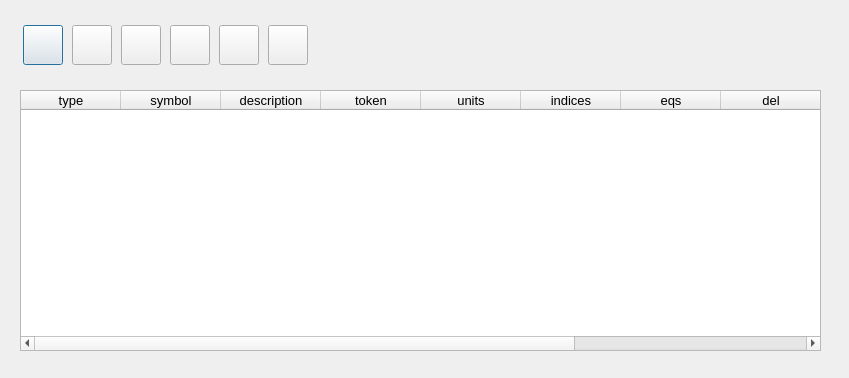
<?xml version="1.0" encoding="UTF-8"?>
<ui version="4.0">
 <class>Dialog</class>
 <widget class="QDialog" name="Dialog">
  <property name="geometry">
   <rect>
    <x>0</x>
    <y>0</y>
    <width>849</width>
    <height>378</height>
   </rect>
  </property>
  <property name="contextMenuPolicy">
   <enum>Qt::PreventContextMenu</enum>
  </property>
  <property name="windowTitle">
   <string>variable table</string>
  </property>
  <property name="toolTip">
   <string>see info button</string>
  </property>
  <widget class="QTableWidget" name="tableVariable">
   <property name="geometry">
    <rect>
     <x>20</x>
     <y>90</y>
     <width>801</width>
     <height>261</height>
    </rect>
   </property>
   <property name="sizePolicy">
    <sizepolicy hsizetype="Fixed" vsizetype="Fixed">
     <horstretch>100</horstretch>
     <verstretch>100</verstretch>
    </sizepolicy>
   </property>
   <property name="minimumSize">
    <size>
     <width>100</width>
     <height>100</height>
    </size>
   </property>
   <property name="font">
    <font>
     <pointsize>10</pointsize>
    </font>
   </property>
   <property name="toolTip">
    <string>variable list</string>
   </property>
   <property name="editTriggers">
    <set>QAbstractItemView::NoEditTriggers</set>
   </property>
   <property name="tabKeyNavigation">
    <bool>false</bool>
   </property>
   <property name="showDropIndicator" stdset="0">
    <bool>false</bool>
   </property>
   <property name="dragDropOverwriteMode">
    <bool>false</bool>
   </property>
   <property name="sortingEnabled">
    <bool>false</bool>
   </property>
   <column>
    <property name="text">
     <string>type</string>
    </property>
    <property name="whatsThis">
     <string>click to shift variable type</string>
    </property>
   </column>
   <column>
    <property name="text">
     <string>symbol</string>
    </property>
    <property name="whatsThis">
     <string>click for rename</string>
    </property>
   </column>
   <column>
    <property name="text">
     <string>description</string>
    </property>
   </column>
   <column>
    <property name="text">
     <string>token</string>
    </property>
   </column>
   <column>
    <property name="text">
     <string>units</string>
    </property>
   </column>
   <column>
    <property name="text">
     <string>indices</string>
    </property>
   </column>
   <column>
    <property name="text">
     <string>eqs</string>
    </property>
   </column>
   <column>
    <property name="text">
     <string>del</string>
    </property>
   </column>
   <column>
    <property name="text">
     <string>network</string>
    </property>
   </column>
   <column>
    <property name="text">
     <string>ID</string>
    </property>
   </column>
  </widget>
  <widget class="QWidget" name="layoutWidget">
   <property name="geometry">
    <rect>
     <x>20</x>
     <y>0</y>
     <width>291</width>
     <height>91</height>
    </rect>
   </property>
   <layout class="QHBoxLayout" name="horizontalLayout">
    <item>
     <widget class="QPushButton" name="pushFinished">
      <property name="sizePolicy">
       <sizepolicy hsizetype="Expanding" vsizetype="Expanding">
        <horstretch>0</horstretch>
        <verstretch>0</verstretch>
       </sizepolicy>
      </property>
      <property name="minimumSize">
       <size>
        <width>40</width>
        <height>40</height>
       </size>
      </property>
      <property name="maximumSize">
       <size>
        <width>40</width>
        <height>40</height>
       </size>
      </property>
      <property name="text">
       <string/>
      </property>
     </widget>
    </item>
    <item>
     <widget class="QPushButton" name="pushInfo">
      <property name="sizePolicy">
       <sizepolicy hsizetype="Expanding" vsizetype="Expanding">
        <horstretch>40</horstretch>
        <verstretch>40</verstretch>
       </sizepolicy>
      </property>
      <property name="minimumSize">
       <size>
        <width>40</width>
        <height>40</height>
       </size>
      </property>
      <property name="maximumSize">
       <size>
        <width>40</width>
        <height>40</height>
       </size>
      </property>
      <property name="text">
       <string/>
      </property>
     </widget>
    </item>
    <item>
     <widget class="QPushButton" name="pushNew">
      <property name="sizePolicy">
       <sizepolicy hsizetype="Expanding" vsizetype="Expanding">
        <horstretch>40</horstretch>
        <verstretch>40</verstretch>
       </sizepolicy>
      </property>
      <property name="minimumSize">
       <size>
        <width>40</width>
        <height>40</height>
       </size>
      </property>
      <property name="maximumSize">
       <size>
        <width>40</width>
        <height>40</height>
       </size>
      </property>
      <property name="text">
       <string/>
      </property>
     </widget>
    </item>
    <item>
     <widget class="QPushButton" name="pushPort">
      <property name="sizePolicy">
       <sizepolicy hsizetype="Expanding" vsizetype="Expanding">
        <horstretch>40</horstretch>
        <verstretch>40</verstretch>
       </sizepolicy>
      </property>
      <property name="minimumSize">
       <size>
        <width>40</width>
        <height>40</height>
       </size>
      </property>
      <property name="maximumSize">
       <size>
        <width>40</width>
        <height>40</height>
       </size>
      </property>
      <property name="text">
       <string/>
      </property>
     </widget>
    </item>
    <item>
     <widget class="QPushButton" name="pushLaTex">
      <property name="sizePolicy">
       <sizepolicy hsizetype="Expanding" vsizetype="Expanding">
        <horstretch>40</horstretch>
        <verstretch>40</verstretch>
       </sizepolicy>
      </property>
      <property name="minimumSize">
       <size>
        <width>40</width>
        <height>40</height>
       </size>
      </property>
      <property name="maximumSize">
       <size>
        <width>40</width>
        <height>40</height>
       </size>
      </property>
      <property name="text">
       <string/>
      </property>
     </widget>
    </item>
    <item>
     <widget class="QPushButton" name="pushDot">
      <property name="sizePolicy">
       <sizepolicy hsizetype="Expanding" vsizetype="Expanding">
        <horstretch>40</horstretch>
        <verstretch>40</verstretch>
       </sizepolicy>
      </property>
      <property name="minimumSize">
       <size>
        <width>40</width>
        <height>40</height>
       </size>
      </property>
      <property name="maximumSize">
       <size>
        <width>40</width>
        <height>40</height>
       </size>
      </property>
      <property name="text">
       <string/>
      </property>
     </widget>
    </item>
   </layout>
  </widget>
 </widget>
 <resources/>
 <connections/>
</ui>
